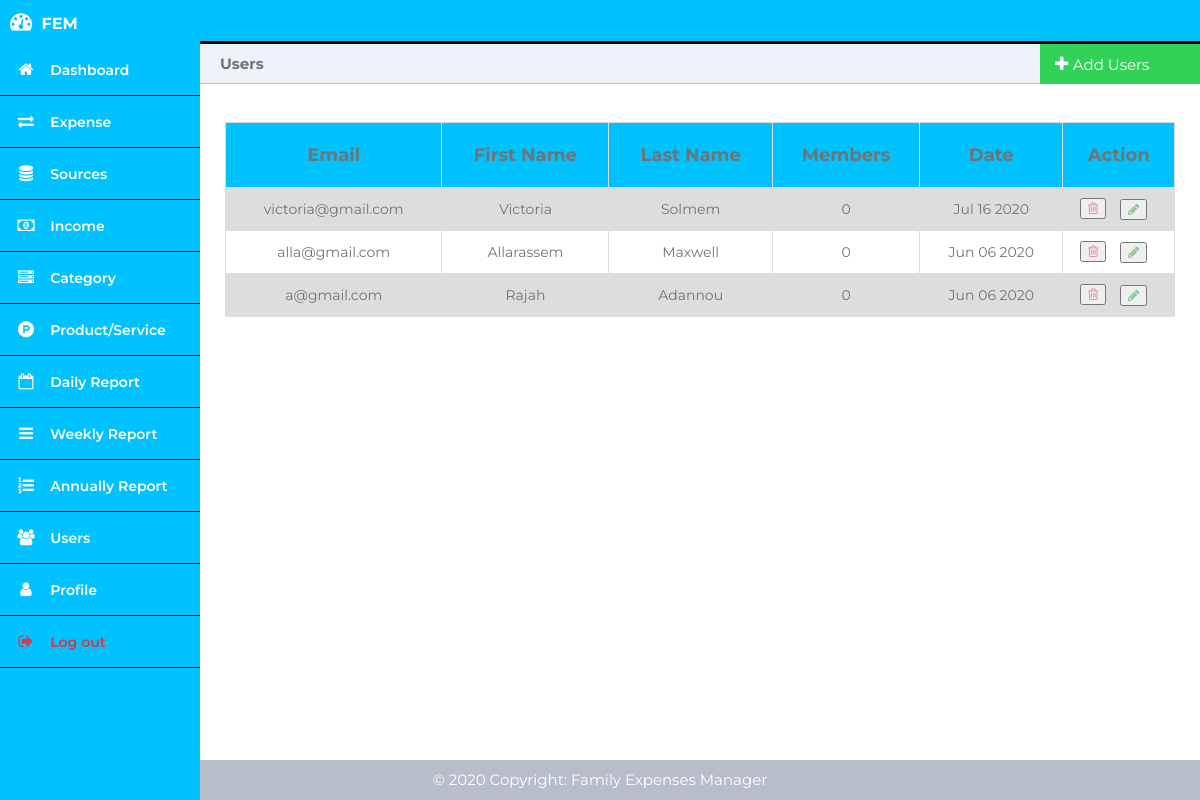
The app's page /admin/users.php (signed in), older data.
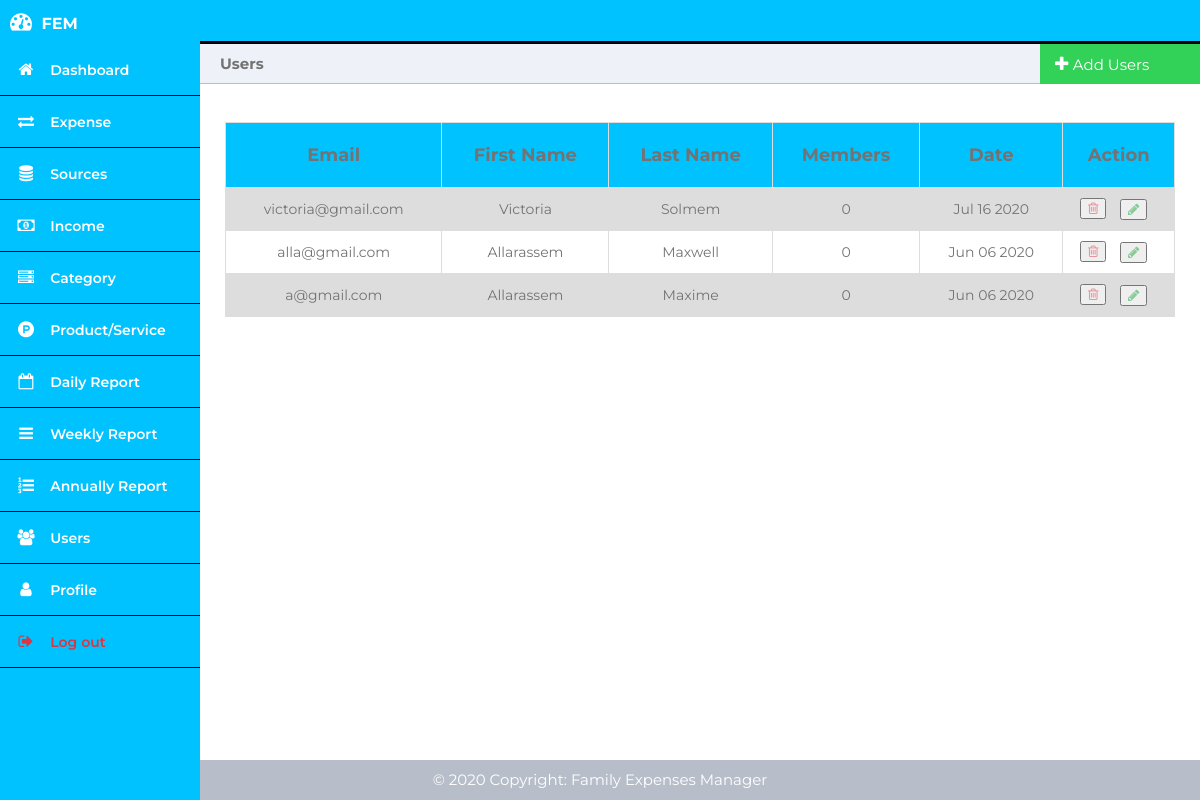
The same page, newer data.
### tables this page shows
CREATE TABLE `User` (
  `user_id` int(11) NOT NULL,
  `first_name` varchar(50) NOT NULL,
  `last_name` varchar(50) NOT NULL,
  `user_email` varchar(100) NOT NULL,
  `family_number` int(3) NOT NULL DEFAULT 0,
  `is_admin` tinyint(1) NOT NULL DEFAULT 0,
  `user_password` varchar(200) NOT NULL,
  `created_at` date NOT NULL DEFAULT current_timestamp()
);

### admin/users.php (the view, shortened to what this page needs)
<?php
	require_once('../config/db_connection.php');
?>
<!DOCTYPE html>
<html>
	<head>
		<link rel="stylesheet" href="../css/dashboard.css">
        <link rel="stylesheet" href="https://cdnjs.cloudflare.com/ajax/libs/font-awesome/4.7.0/css/font-awesome.min.css">
	</head>
	<body>
		<?php include('header.php'); ?>
		<div class="main-content">
			<div class="title-left" style="font-size: 15px; color: #737373;">
				Users
			</div>
			<div class="title-right" id="myBtn">
				<div class="add">
					<i class="fa fa-plus"></i>
					<a style="font-size: 15px;">Add Users</a>
				</div>
			</div>
            <div>
				<?php include('../errors.php'); ?><br>
			</div>
			<div>
				<?php include('../success.php'); ?><br>
            </div>
			<table style="font-size: 14px;">
				<tr style="height: 65px; font-size: 18px;">
					<th style="color: #737373;">Email</th>
					<th style="color: #737373;">First Name</th>
					<th style="color: #737373;">Last Name</th>
					<th style="color: #737373;">Members</th>
					<th style="color: #737373;">Date</th>
					<th style="color: #737373;">Action</th>
                </tr>
                <?php
                    $query   = "SELECT * FROM User ORDER BY created_at DESC";
                    $results = mysqli_query($con, $query);
                    if (mysqli_num_rows($results) > 0) {
                        while($row = $results->fetch_assoc()) {
                            ?>
                                <tr>
                                    <td><?php echo $row['user_email'] ?></td>
                                    <td><?php echo $row['first_name'] ?></td>
                                    <td><?php echo $row['last_name'] ?></td>
                                    <td><?php echo $row['family_number'] ?></td>
                                    <td><?php echo date('M d Y',strtotime($row['created_at'])) ?></td>
                                    <td>
										<form action="" method="POST" style="margin-left:-40px;">
											<button name="delete-expense">
												<i class="fa fa-trash-o icon-delete" id="delete" title="Delete"></i>
											</button>&nbsp;&nbsp;&nbsp;
										</form>
										<div style="margin-left:30px; margin-top:-20px">
											<button>
												<a href="expense-update.php?id1=<?php echo $_SESSION['user_id'] ?>&id2=<?php echo $row['expense_id'] ?>&id3=<?php echo $product_service_data['product_service_id'] ?>&price=<?php echo $row['price'] ?>">
													<i class="fa fa-pencil icon-edit" title="Edit"></i>
												</a>
											</button>
										</div>
									</td>
                                </tr>
                            <?php
                        }
                    }
				?>
			</table>
			<div class="table-bottom-space"></div>
		</div>
		<?php include_once("../footer.php"); ?>
	</body>
</html>

Row changes from the older to the newer data that the page shows:
changed user "a@gmail.com": first_name "Rajah" → "Allarassem"; last_name "Adannou" → "Maxime"
